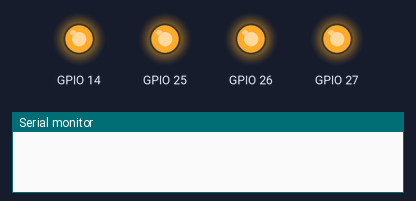
A sketch run on a simulated ESP32. Shown: output pins drawn as LEDs (lit = HIGH), the last lines printed to the serial monitor.

Above: at 0.5 s.
At 1.5 s:
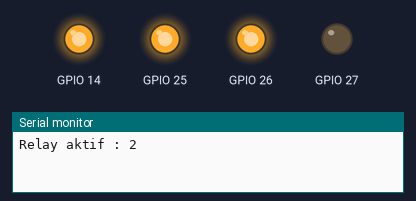
At 2.5 s:
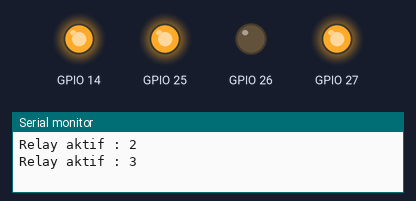
At 3.5 s:
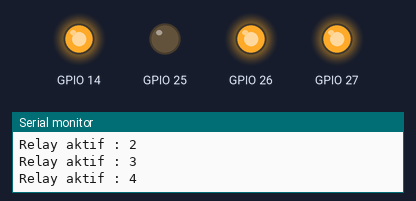
At 4.5 s:
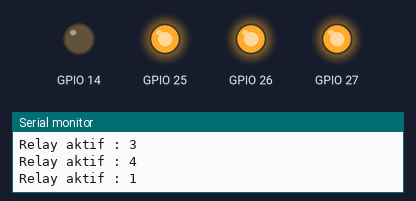
Timing chart, 0 to 5.2 s (numbered marks = the images above):
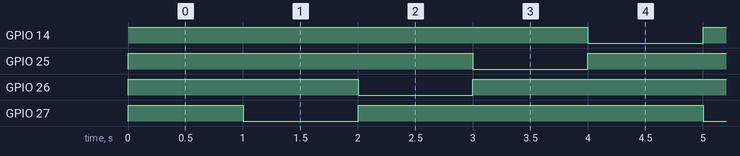

Measured:
- by itself, GPIO 14, GPIO 25–27: alternates HIGH for 3.0 s and LOW for 1.0 s
- by itself, everything shown: repeats every 4.0 s, in 4 steps

The sketch:

test_sensor_0257_0189_esp32.ino
```cpp
#include <Arduino.h>
#include "test_relay.cpp"
#include "test_sen_0189.cpp"

TestProgram_0189 p1;
TestRelay testrelay;

void setup() {
	// p1.setup();
	testrelay.setup();
}

void loop () {
	// p1.loop();
	testrelay.loop();
}
```

test_relay.cpp
```cpp
#include <Arduino.h>
#include <vector>

#define on LOW
#define off HIGH

class TestRelay {
public:
	void setup() {
		Serial.begin(115200);
		for (auto i : relays) {
			pinMode(i, OUTPUT);
		}
		for (auto i : relays) {
			digitalWrite(i, off);
		}
	}

	void loop() {
		if ((unsigned long) (millis() - lastmillis) >= 1000) {
			lastmillis = millis();
			digitalWrite(relays[currentRelay], off);
			currentRelay = (currentRelay + 1) % relays.size();
			digitalWrite(relays[currentRelay], on);

			Serial.printf("Relay aktif : %d\n", currentRelay + 1);
		}
	}

private:
	const uint8_t relay_1 = 14;
	const uint8_t relay_2 = 27;
	const uint8_t relay_3 = 26;
	const uint8_t relay_4 = 25;
	const std::vector<uint8_t> relays = {
		relay_1, relay_2, relay_3, relay_4
	};
	int currentRelay = 0;

	unsigned long lastmillis = 0;
	unsigned long lasttime1 = 0, lasttime2 = 0, lasttime3 = 0, lasttime4 = 0;
};
```

test_sen_0189.cpp
```cpp
#include <Arduino.h>
#include <Wire.h>
#include <SPI.h>
#include <Adafruit_ADS1X15.h>

// defined the sensor pins
#define pinSensor_1 	0

class TestProgram_0189 {
public:
	void setup() {
		Serial.begin(115200);
		// pinMode(pinSensor_1, INPUT);
		if (!ads.begin()) {
			Serial.println("Failed to initialize ADS.\n");
			while(1);
		}
	}

	void loop() {
		if ((unsigned long) (millis() - LastMillis) >= 1000) {
			LastMillis = millis();

			int16_t adc_ads = ads.readADC_SingleEnded(pinSensor_1);
			float volt = ads.computeVolts(adc_ads);

			Serial.print("ADC ADS : "); Serial.println(adc_ads);
			Serial.print("ADC Volt : "); Serial.println(volt);
		}
	}

private:
	Adafruit_ADS1115 ads; // use this for the 16-bit version
	unsigned long LastMillis = 0;
};
```
